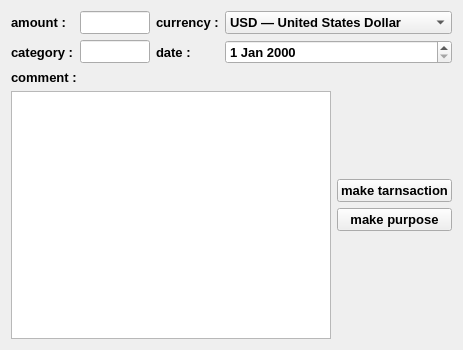
<?xml version="1.0" encoding="UTF-8"?>
<ui version="4.0">
 <class>noteinterface</class>
 <widget class="QWidget" name="noteinterface">
  <property name="geometry">
   <rect>
    <x>0</x>
    <y>0</y>
    <width>463</width>
    <height>350</height>
   </rect>
  </property>
  <property name="font">
   <font>
    <pointsize>10</pointsize>
    <bold>true</bold>
   </font>
  </property>
  <property name="windowTitle">
   <string>Form</string>
  </property>
  <layout class="QGridLayout" name="gridLayout">
   <item row="0" column="0" colspan="2">
    <layout class="QGridLayout" name="inputarea">
     <item row="1" column="0">
      <widget class="QLabel" name="amout">
       <property name="text">
        <string>amount :</string>
       </property>
      </widget>
     </item>
     <item row="2" column="1">
      <widget class="QLineEdit" name="categoryval"/>
     </item>
     <item row="1" column="1">
      <widget class="QLineEdit" name="amountval"/>
     </item>
     <item row="2" column="0">
      <widget class="QLabel" name="label">
       <property name="text">
        <string>category :</string>
       </property>
      </widget>
     </item>
     <item row="2" column="2">
      <widget class="QLabel" name="date">
       <property name="text">
        <string>date :</string>
       </property>
      </widget>
     </item>
     <item row="2" column="3">
      <widget class="QDateEdit" name="dateval">
       <property name="minimumSize">
        <size>
         <width>91</width>
         <height>0</height>
        </size>
       </property>
      </widget>
     </item>
     <item row="1" column="3">
      <widget class="QComboBox" name="comboBox_2">
       <item>
        <property name="text">
         <string>USD — United States Dollar</string>
        </property>
       </item>
       <item>
        <property name="text">
         <string>EUR — Euro</string>
        </property>
       </item>
       <item>
        <property name="text">
         <string>GBP — Pound Sterling</string>
        </property>
       </item>
       <item>
        <property name="text">
         <string>JPY — Japanese Yen</string>
        </property>
       </item>
       <item>
        <property name="text">
         <string>CNY — Chinese Yuan Renminbi</string>
        </property>
       </item>
       <item>
        <property name="text">
         <string>CHF — Swiss Franc</string>
        </property>
       </item>
       <item>
        <property name="text">
         <string>AUD — Australian Dollar</string>
        </property>
       </item>
       <item>
        <property name="text">
         <string>CAD — Canadian Dollar</string>
        </property>
       </item>
       <item>
        <property name="text">
         <string>NZD — New Zealand Dollar</string>
        </property>
       </item>
       <item>
        <property name="text">
         <string>SEK — Swedish Krona</string>
        </property>
       </item>
       <item>
        <property name="text">
         <string>NOK — Norwegian Krone</string>
        </property>
       </item>
       <item>
        <property name="text">
         <string>DKK — Danish Krone</string>
        </property>
       </item>
       <item>
        <property name="text">
         <string>RUB — Russian Ruble</string>
        </property>
       </item>
       <item>
        <property name="text">
         <string>PLN — Polish Zloty</string>
        </property>
       </item>
       <item>
        <property name="text">
         <string>CZK — Czech Koruna</string>
        </property>
       </item>
       <item>
        <property name="text">
         <string>HUF — Hungarian Forint</string>
        </property>
       </item>
       <item>
        <property name="text">
         <string>TRY — Turkish Lira</string>
        </property>
       </item>
       <item>
        <property name="text">
         <string>INR — Indian Rupee</string>
        </property>
       </item>
       <item>
        <property name="text">
         <string>BRL — Brazilian Real</string>
        </property>
       </item>
       <item>
        <property name="text">
         <string>ZAR — South African Rand</string>
        </property>
       </item>
       <item>
        <property name="text">
         <string>MXN — Mexican Peso</string>
        </property>
       </item>
       <item>
        <property name="text">
         <string>SGD — Singapore Dollar</string>
        </property>
       </item>
       <item>
        <property name="text">
         <string>HKD — Hong Kong Dollar</string>
        </property>
       </item>
       <item>
        <property name="text">
         <string>KRW — South Korean Won</string>
        </property>
       </item>
       <item>
        <property name="text">
         <string>THB — Thai Baht</string>
        </property>
       </item>
       <item>
        <property name="text">
         <string>MYR — Malaysian Ringgit</string>
        </property>
       </item>
       <item>
        <property name="text">
         <string>IDR — Indonesian Rupiah</string>
        </property>
       </item>
       <item>
        <property name="text">
         <string>VND — Vietnamese Dong</string>
        </property>
       </item>
       <item>
        <property name="text">
         <string>AED — UAE Dirham</string>
        </property>
       </item>
       <item>
        <property name="text">
         <string>SAR — Saudi Riyal</string>
        </property>
       </item>
       <item>
        <property name="text">
         <string>EGP — Egyptian Pound</string>
        </property>
       </item>
      </widget>
     </item>
     <item row="1" column="2">
      <widget class="QLabel" name="currecy">
       <property name="text">
        <string>currency :</string>
       </property>
      </widget>
     </item>
    </layout>
   </item>
   <item row="1" column="0">
    <layout class="QVBoxLayout" name="commentarea">
     <item>
      <widget class="QLabel" name="comment">
       <property name="text">
        <string>comment :</string>
       </property>
      </widget>
     </item>
     <item>
      <widget class="QTextEdit" name="commentedit"/>
     </item>
    </layout>
   </item>
   <item row="1" column="1">
    <layout class="QVBoxLayout" name="buttonsarea">
     <item>
      <spacer name="spacerup">
       <property name="orientation">
        <enum>Qt::Orientation::Vertical</enum>
       </property>
       <property name="sizeHint" stdset="0">
        <size>
         <width>20</width>
         <height>40</height>
        </size>
       </property>
      </spacer>
     </item>
     <item>
      <widget class="QPushButton" name="maketransaction">
       <property name="text">
        <string>make tarnsaction</string>
       </property>
      </widget>
     </item>
     <item>
      <widget class="QPushButton" name="makepurpose">
       <property name="text">
        <string>make purpose</string>
       </property>
      </widget>
     </item>
     <item>
      <spacer name="spacerdown">
       <property name="orientation">
        <enum>Qt::Orientation::Vertical</enum>
       </property>
       <property name="sizeHint" stdset="0">
        <size>
         <width>20</width>
         <height>40</height>
        </size>
       </property>
      </spacer>
     </item>
    </layout>
   </item>
  </layout>
 </widget>
 <resources/>
 <connections/>
</ui>
